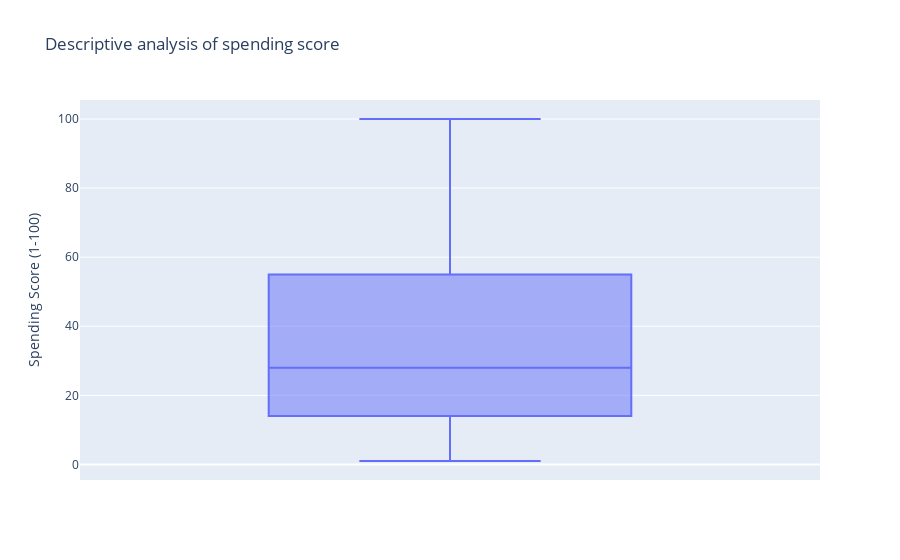

The notebook cell saved with this chart:
### Code cell
px.box(df,y="Spending Score (1-100)",title="Descriptive analysis of spending score")

### Figure 1 — Plotly figure (JSON) as saved in the notebook; plotly's stock layout.template omitted (floating-point values rounded to 4 significant figures; data arrays with more than 128 entries replaced by an {"elided": "..."} marker saying what was removed)
{"data": [{"alignmentgroup": "True", "hovertemplate": "Spending Score (1-100)=%{y}<extra></extra>", "legendgroup": "", "marker": {"color": "#636efa"}, "name": "", "notched": false, "offsetgroup": "", "orientation": "v", "showlegend": false, "type": "box", "x0": " ", "xaxis": "x", "y": {"elided": "8268 int values"}, "y0": " ", "yaxis": "y"}], "layout": {"boxmode": "group", "legend": {"tracegroupgap": 0}, "title": {"text": "Descriptive analysis of spending score"}, "xaxis": {"anchor": "y", "domain": [0, 1]}, "yaxis": {"anchor": "x", "domain": [0, 1], "title": {"text": "Spending Score (1-100)"}}}}
